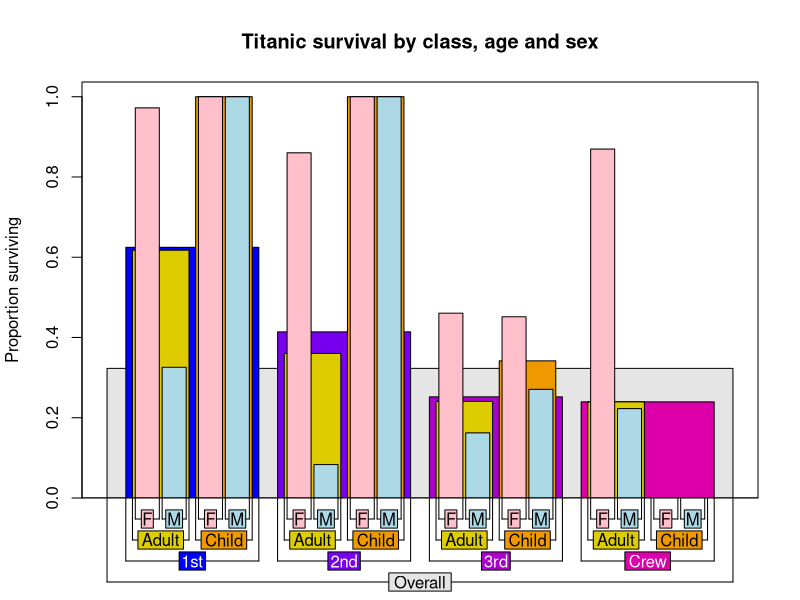
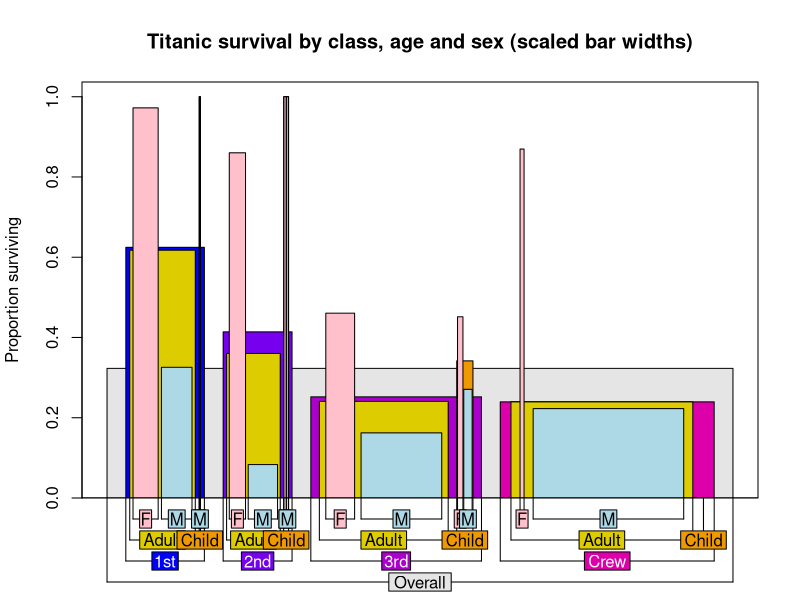
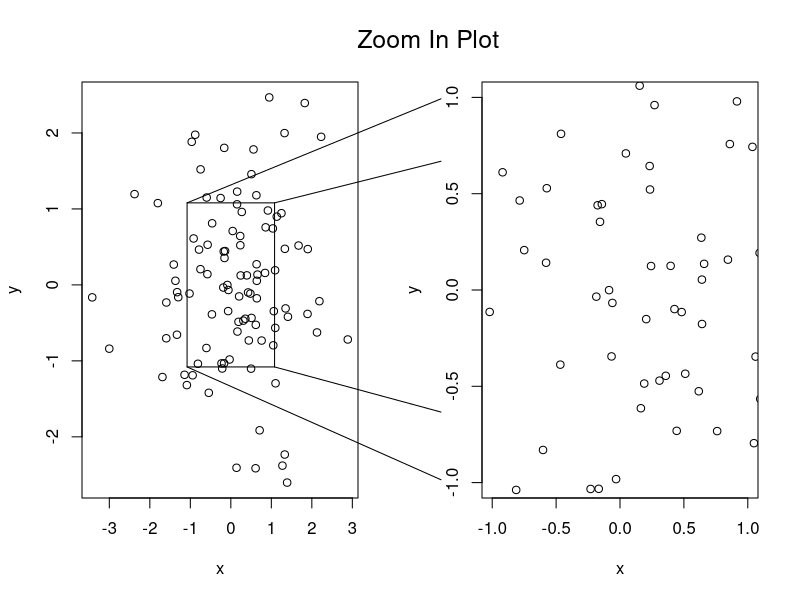
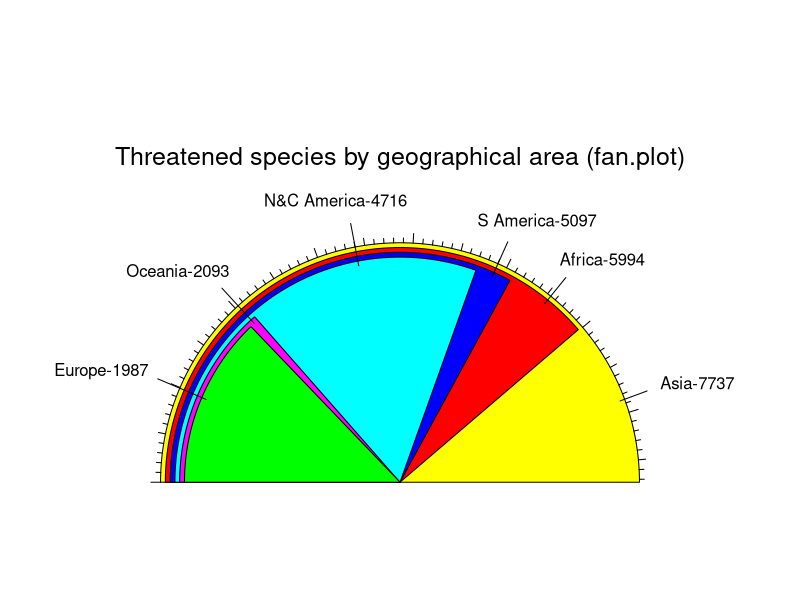
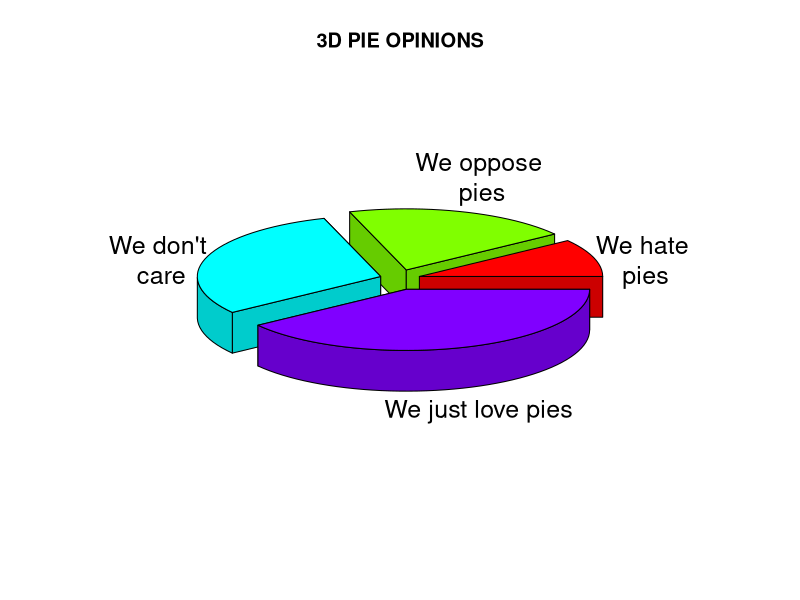
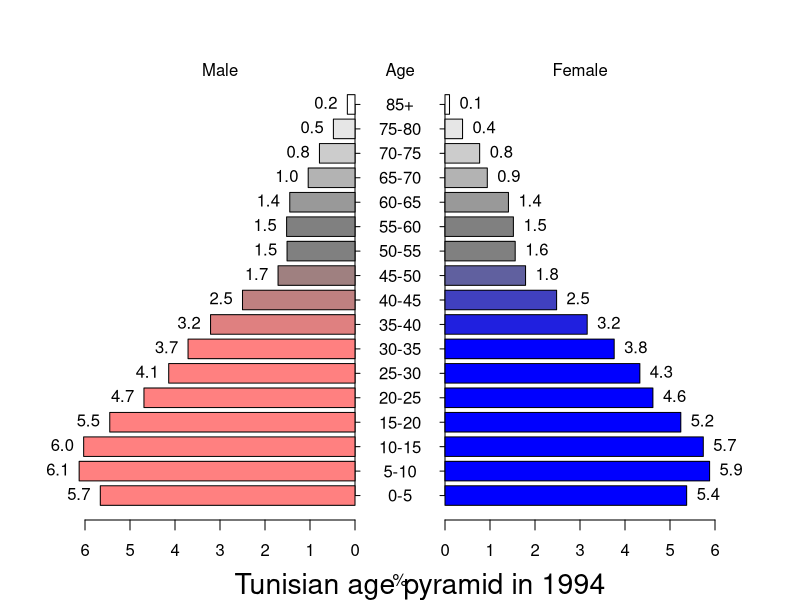

These figures' R source, in order:
## ---- chunk 1
  library(plotrix)
## ---- chunk 2
knitr::opts_chunk$set(echo = TRUE)
## ---- chunk 3
titanic<-data.frame(
class=c(rep("1st",325),rep("2nd",285),rep("3rd",706),rep("Crew",885)),
age=c(rep("Adult",319),rep("Child",6),rep("Adult",261),rep("Child",24),
rep("Adult",627),rep("Child",79),rep("Adult",885)),
sex=c(rep("M",175),rep("F",144),rep("M",5),rep("F",1),
rep("M",168),rep("F",93),rep("M",11),rep("F",13),
rep("M",462),rep("F",165),rep("M",48),rep("F",31),
rep("M",862),rep("F",23)),
survived=c(rep("Yes",57),rep("No",118),rep("Yes",140),rep("No",4),rep("Yes",6),
rep("Yes",14),rep("No",154),rep("Yes",80),rep("No",13),rep("Yes",24),
rep("Yes",75),rep("No",387),rep("Yes",76),rep("No",89),
rep("Yes",13),rep("No",35),rep("Yes",14),rep("No",17),
rep("Yes",192),rep("No",670),rep("Yes",20),rep("No",3)))
require(plotrix)

titanic.colors<-list("gray90",c("#0000ff","#7700ee","#aa00cc","#dd00aa"),
c("#ddcc00","#ee9900"),c("pink","lightblue"))

barNest(survived~class+age+sex,titanic,col=titanic.colors,showall=TRUE,
main="Titanic survival by class, age and sex",ylab="Proportion surviving",
FUN=c("propbrk","binciWu","binciWl","valid.n"),shrink=0.15,trueval="Yes")
## ---- chunk 4
barNest(survived~class+age+sex,titanic,col=titanic.colors,showall=TRUE,
main="Titanic survival by class, age and sex (scaled bar widths)",
ylab="Proportion surviving",FUN=c("propbrk","binciWu","binciWl","valid.n"),
shrink=0.15,trueval="Yes",Nwidths=TRUE)
## ---- chunk 5
zoomInPlot(rnorm(100),rnorm(100),rxlim=c(-1,1),rylim=c(-1,1),
  zoomtitle="Zoom In Plot",titlepos=-1.5)
## ---- chunk 6
iucn.df<-data.frame(area=c("Africa","Asia","Europe","N&C America",
"S America","Oceania"),threatened=c(5994,7737,1987,4716,5097,2093))
fan.plot(iucn.df$threatened,max.span=pi,
labels=paste(iucn.df$area,iucn.df$threatened,sep="-"),
main="Threatened species by geographical area (fan.plot)",ticks=276)
## ---- chunk 7
pieval<-c(2,4,6,8)
pielabels<-
c("We hate\n pies","We oppose\n pies","We don't\n care","We just love pies")
# grab the radial positions of the labels
lp<-pie3D(pieval,radius=0.9,labels=pielabels,explode=0.1,main="3D PIE OPINIONS")
## ---- chunk 8
x<-c(5.66,6.13,6.03,5.45,4.69,4.14,3.71,3.21,2.5,1.71,1.51,1.52,1.45,1.04,0.79,0.48,0.17)
y<-c(5.37,5.88,5.74,5.24,4.62,4.33,3.76,3.16,2.48,1.79,1.56,1.52,1.41,0.94,0.77,0.39,0.1)


agelabels<-c("0-5","5-10","10-15","15-20","20-25","25-30","30-35","35-40","40-45","45-50","50-55","55-60","60-65","65-70","70-75","75-80","85+")

fcol<-color.gradient(c(0,0,0.5,1),c(0,0,0.5,1),c(1,1,0.5,1),17)
mcol<-color.gradient(c(1,1,0.5,1),c(0.5,0.5,0.5,1),c(0.5,0.5,0.5,1),17)

par(mar=pyramid.plot(x,y,labels=agelabels,lxcol=mcol,rxcol=fcol,show.values=TRUE))
title(sub="Tunisian age pyramid in 1994",cex.sub=1.7)
